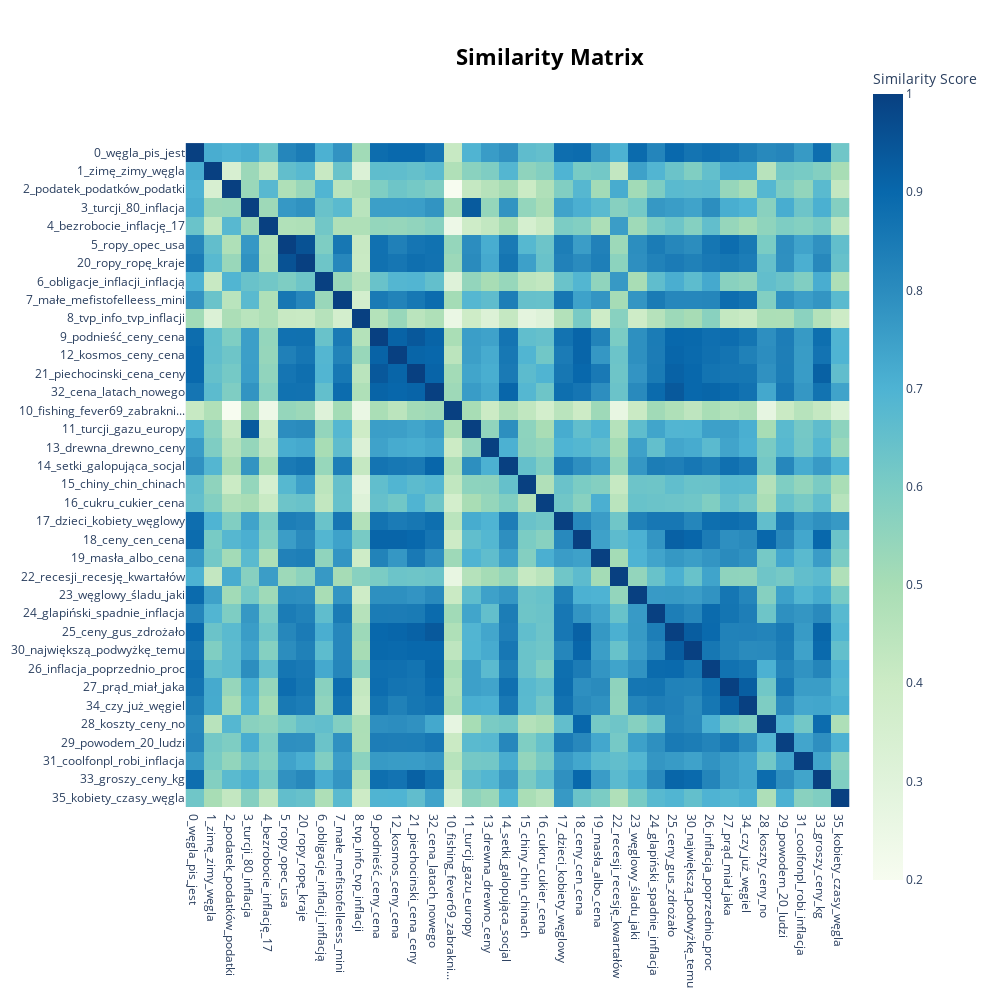

Write notebook code for a chart like this one.
### Markdown cell above
### Visualize Topic Similarity
Having generated topic embeddings, through both c-TF-IDF and embeddings, we can create a similarity matrix by simply applying cosine similarities through those topic embeddings. The result will be a matrix indicating how similar certain topics are to each other.

### Code cell
model.visualize_heatmap(n_clusters=30, width=1000, height=1000)

### Figure 1 — Plotly figure (JSON) as saved in the notebook; plotly's stock layout.template omitted (floating-point values rounded to 4 significant figures; data arrays with more than 128 entries replaced by an {"elided": "..."} marker saying what was removed)
{"data": [{"coloraxis": "coloraxis", "hovertemplate": "x: %{x}<br>y: %{y}<br>Similarity Score: %{z}<extra></extra>", "name": "0", "type": "heatmap", "x": ["0_węgla_pis_jest", "1_zimę_zimy_węgla", "2_podatek_podatków_podatki", "3_turcji_80_inflacja", "4_bezrobocie_inflację_17", "5_ropy_opec_usa", "20_ropy_ropę_kraje", "6_obligacje_inflacji_inflacją", "7_małe_mefistofelleess_mini", "8_tvp_info_tvp_inflacji", "9_podnieść_ceny_cena", "12_kosmos_ceny_cena", "21_piechocinski_cena_ceny", "32_cena_latach_nowego", "10_fishing_fever69_zabrakni...", "11_turcji_gazu_europy", "13_drewna_drewno_ceny", "14_setki_galopująca_socjal", "15_chiny_chin_chinach", "16_cukru_cukier_cena", "17_dzieci_kobiety_węglowy", "18_ceny_cen_cena", "19_masła_albo_cena", "22_recesji_recesję_kwartałów", "23_węglowy_śladu_jaki", "24_glapiński_spadnie_inflacja", "25_ceny_gus_zdrożało", "30_największą_podwyżkę_temu", "26_inflacja_poprzednio_proc", "27_prąd_miał_jaka", "34_czy_już_węgiel", "28_koszty_ceny_no", "29_powodem_20_ludzi", "31_coolfonpl_robi_inflacja", "33_groszy_ceny_kg", "35_kobiety_czasy_węgla"], "xaxis": "x", "y": ["0_węgla_pis_jest", "1_zimę_zimy_węgla", "2_podatek_podatków_podatki", "3_turcji_80_inflacja", "4_bezrobocie_inflację_17", "5_ropy_opec_usa", "20_ropy_ropę_kraje", "6_obligacje_inflacji_inflacją", "7_małe_mefistofelleess_mini", "8_tvp_info_tvp_inflacji", "9_podnieść_ceny_cena", "12_kosmos_ceny_cena", "21_piechocinski_cena_ceny", "32_cena_latach_nowego", "10_fishing_fever69_zabrakni...", "11_turcji_gazu_europy", "13_drewna_drewno_ceny", "14_setki_galopująca_socjal", "15_chiny_chin_chinach", "16_cukru_cukier_cena", "17_dzieci_kobiety_węglowy", "18_ceny_cen_cena", "19_masła_albo_cena", "22_recesji_recesję_kwartałów", "23_węglowy_śladu_jaki", "24_glapiński_spadnie_inflacja", "25_ceny_gus_zdrożało", "30_największą_podwyżkę_temu", "26_inflacja_poprzednio_proc", "27_prąd_miał_jaka", "34_czy_już_węgiel", "28_koszty_ceny_no", "29_powodem_20_ludzi", "31_coolfonpl_robi_inflacja", "33_groszy_ceny_kg", "35_kobiety_czasy_węgla"], "yaxis": "y", "z": {"elided": "36x36 float values"}}], "layout": {"coloraxis": {"colorbar": {"title": {"text": "Similarity Score"}}, "colorscale": [[0, "rgb(247,252,240)"], [0.125, "rgb(224,243,219)"], [0.25, "rgb(204,235,197)"], [0.375, "rgb(168,221,181)"], [0.5, "rgb(123,204,196)"], [0.625, "rgb(78,179,211)"], [0.75, "rgb(43,140,190)"], [0.875, "rgb(8,104,172)"], [1, "rgb(8,64,129)"]]}, "height": 1000, "hoverlabel": {"bgcolor": "white", "font": {"family": "Rockwell", "size": 16}}, "legend": {"title": {"text": "Trend"}}, "margin": {"t": 60}, "showlegend": true, "title": {"font": {"color": "Black", "size": 22}, "text": "<b>Similarity Matrix", "x": 0.55, "xanchor": "center", "y": 0.95, "yanchor": "top"}, "width": 1000, "xaxis": {"anchor": "y", "constrain": "domain", "domain": [0, 1], "scaleanchor": "y"}, "yaxis": {"anchor": "x", "autorange": "reversed", "constrain": "domain", "domain": [0, 1]}}}
